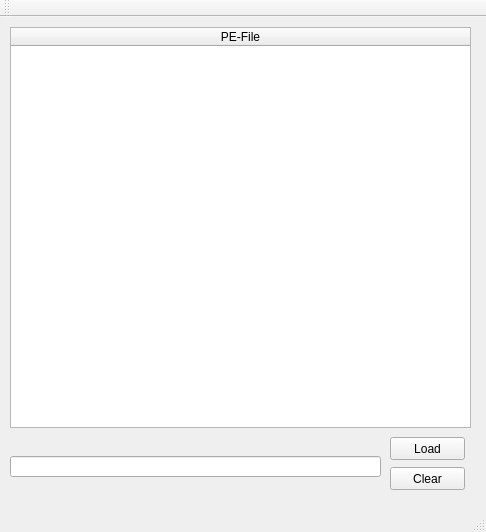
<?xml version="1.0" encoding="UTF-8"?>
<ui version="4.0">
 <class>MainWindow</class>
 <widget class="QMainWindow" name="MainWindow">
  <property name="geometry">
   <rect>
    <x>0</x>
    <y>0</y>
    <width>486</width>
    <height>532</height>
   </rect>
  </property>
  <property name="windowTitle">
   <string>PeViewer</string>
  </property>
  <widget class="QWidget" name="centralWidget">
   <widget class="QPushButton" name="buttonPush">
    <property name="geometry">
     <rect>
      <x>390</x>
      <y>420</y>
      <width>75</width>
      <height>23</height>
     </rect>
    </property>
    <property name="text">
     <string>Load</string>
    </property>
   </widget>
   <widget class="QLineEdit" name="lineEdit">
    <property name="geometry">
     <rect>
      <x>10</x>
      <y>439</y>
      <width>371</width>
      <height>21</height>
     </rect>
    </property>
   </widget>
   <widget class="QPushButton" name="pushButton">
    <property name="geometry">
     <rect>
      <x>390</x>
      <y>450</y>
      <width>75</width>
      <height>23</height>
     </rect>
    </property>
    <property name="text">
     <string>Clear</string>
    </property>
   </widget>
   <widget class="QTreeWidget" name="treeWidget">
    <property name="geometry">
     <rect>
      <x>10</x>
      <y>10</y>
      <width>461</width>
      <height>401</height>
     </rect>
    </property>
    <column>
     <property name="text">
      <string>PE-File</string>
     </property>
     <property name="textAlignment">
      <set>AlignHCenter|AlignVCenter|AlignCenter</set>
     </property>
    </column>
   </widget>
  </widget>
  <widget class="QMenuBar" name="menuBar">
   <property name="geometry">
    <rect>
     <x>0</x>
     <y>0</y>
     <width>486</width>
     <height>21</height>
    </rect>
   </property>
  </widget>
  <widget class="QToolBar" name="mainToolBar">
   <attribute name="toolBarArea">
    <enum>TopToolBarArea</enum>
   </attribute>
   <attribute name="toolBarBreak">
    <bool>false</bool>
   </attribute>
  </widget>
  <widget class="QStatusBar" name="statusBar"/>
 </widget>
 <layoutdefault spacing="6" margin="11"/>
 <resources/>
 <connections/>
</ui>
